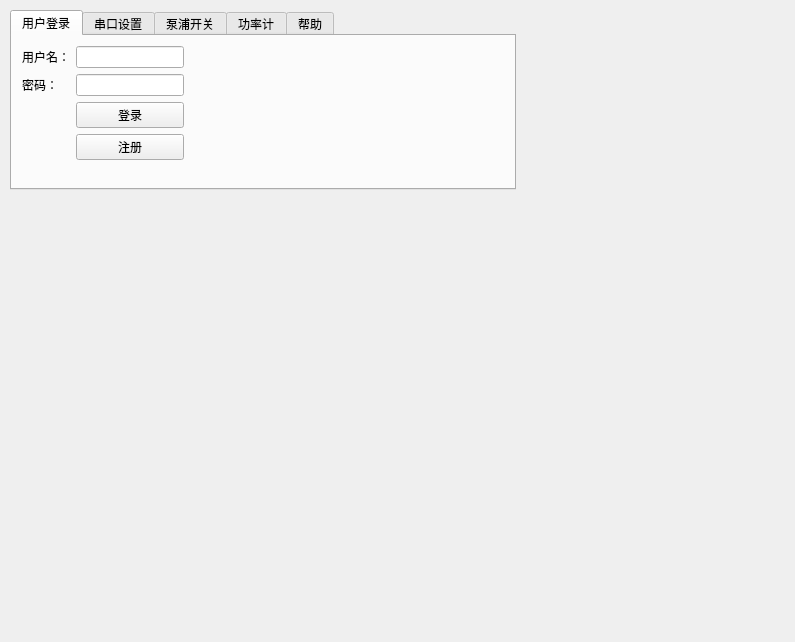
<?xml version="1.0" encoding="UTF-8"?>
<ui version="4.0">
 <class>Form</class>
 <widget class="QWidget" name="Form">
  <property name="geometry">
   <rect>
    <x>0</x>
    <y>0</y>
    <width>795</width>
    <height>642</height>
   </rect>
  </property>
  <property name="windowTitle">
   <string>Form</string>
  </property>
  <widget class="QWidget" name="verticalLayoutWidget_2">
   <property name="geometry">
    <rect>
     <x>10</x>
     <y>10</y>
     <width>641</width>
     <height>561</height>
    </rect>
   </property>
   <layout class="QVBoxLayout" name="verticalLayout_2">
    <property name="sizeConstraint">
     <enum>QLayout::SetFixedSize</enum>
    </property>
    <item>
     <widget class="QTabWidget" name="tabBox">
      <property name="sizePolicy">
       <sizepolicy hsizetype="Expanding" vsizetype="Fixed">
        <horstretch>0</horstretch>
        <verstretch>0</verstretch>
       </sizepolicy>
      </property>
      <property name="minimumSize">
       <size>
        <width>0</width>
        <height>180</height>
       </size>
      </property>
      <property name="currentIndex">
       <number>0</number>
      </property>
      <widget class="QWidget" name="userTab">
       <attribute name="title">
        <string>用户登录</string>
       </attribute>
       <widget class="QWidget" name="layoutWidget">
        <property name="geometry">
         <rect>
          <x>10</x>
          <y>10</y>
          <width>189</width>
          <height>106</height>
         </rect>
        </property>
        <layout class="QGridLayout" name="gridLayout">
         <property name="sizeConstraint">
          <enum>QLayout::SetFixedSize</enum>
         </property>
         <item row="0" column="0">
          <widget class="QLabel" name="label">
           <property name="text">
            <string>用户名：</string>
           </property>
          </widget>
         </item>
         <item row="0" column="1">
          <widget class="QLineEdit" name="userName"/>
         </item>
         <item row="1" column="0">
          <widget class="QLabel" name="label_2">
           <property name="text">
            <string>密码：</string>
           </property>
          </widget>
         </item>
         <item row="1" column="1">
          <widget class="QLineEdit" name="passwordIput"/>
         </item>
         <item row="2" column="1">
          <widget class="QPushButton" name="login">
           <property name="text">
            <string>登录</string>
           </property>
          </widget>
         </item>
         <item row="3" column="1">
          <widget class="QPushButton" name="userRegister">
           <property name="text">
            <string>注册</string>
           </property>
          </widget>
         </item>
        </layout>
       </widget>
      </widget>
      <widget class="QWidget" name="portTab">
       <attribute name="title">
        <string>串口设置</string>
       </attribute>
       <widget class="QWidget" name="layoutWidget">
        <property name="geometry">
         <rect>
          <x>10</x>
          <y>10</y>
          <width>158</width>
          <height>77</height>
         </rect>
        </property>
        <layout class="QGridLayout" name="gridLayout_3">
         <property name="sizeConstraint">
          <enum>QLayout::SetFixedSize</enum>
         </property>
         <item row="0" column="0" colspan="2">
          <widget class="QPushButton" name="openPort">
           <property name="text">
            <string>打开串口</string>
           </property>
          </widget>
         </item>
         <item row="0" column="2">
          <widget class="QPushButton" name="closePort">
           <property name="text">
            <string>关闭串口</string>
           </property>
          </widget>
         </item>
         <item row="1" column="0">
          <widget class="QLabel" name="label_5">
           <property name="text">
            <string>波特率：</string>
           </property>
          </widget>
         </item>
         <item row="1" column="1" colspan="2">
          <widget class="QComboBox" name="baundrate"/>
         </item>
         <item row="2" column="0">
          <widget class="QLabel" name="label_6">
           <property name="text">
            <string>串口号：</string>
           </property>
          </widget>
         </item>
         <item row="2" column="1" colspan="2">
          <widget class="QComboBox" name="port"/>
         </item>
        </layout>
       </widget>
      </widget>
      <widget class="QWidget" name="pumpTab">
       <attribute name="title">
        <string>泵浦开关</string>
       </attribute>
       <widget class="QWidget" name="layoutWidget">
        <property name="geometry">
         <rect>
          <x>11</x>
          <y>10</y>
          <width>183</width>
          <height>54</height>
         </rect>
        </property>
        <layout class="QGridLayout" name="gridLayout_5">
         <property name="sizeConstraint">
          <enum>QLayout::SetFixedSize</enum>
         </property>
         <item row="0" column="0">
          <widget class="QPushButton" name="openPlatform">
           <property name="text">
            <string>打开平台</string>
           </property>
          </widget>
         </item>
         <item row="0" column="1">
          <widget class="QLabel" name="label_7">
           <property name="text">
            <string>电流：</string>
           </property>
          </widget>
         </item>
         <item row="0" column="2">
          <widget class="QSpinBox" name="currentSpin">
           <property name="suffix">
            <string>mA</string>
           </property>
           <property name="maximum">
            <number>500</number>
           </property>
           <property name="singleStep">
            <number>50</number>
           </property>
          </widget>
         </item>
         <item row="1" column="0">
          <widget class="QPushButton" name="closePlatform">
           <property name="text">
            <string>关闭平台</string>
           </property>
          </widget>
         </item>
         <item row="1" column="1" colspan="2">
          <widget class="QPushButton" name="setCurrent">
           <property name="text">
            <string>设置</string>
           </property>
          </widget>
         </item>
        </layout>
       </widget>
      </widget>
      <widget class="QWidget" name="logTab">
       <attribute name="title">
        <string>功率计</string>
       </attribute>
       <widget class="QWidget" name="layoutWidget_2">
        <property name="geometry">
         <rect>
          <x>10</x>
          <y>10</y>
          <width>218</width>
          <height>106</height>
         </rect>
        </property>
        <layout class="QGridLayout" name="historyGridLayout">
         <property name="sizeConstraint">
          <enum>QLayout::SetFixedSize</enum>
         </property>
         <item row="0" column="0">
          <widget class="QLabel" name="label_3">
           <property name="text">
            <string>记录时长：</string>
           </property>
          </widget>
         </item>
         <item row="0" column="1">
          <widget class="QDateTimeEdit" name="timeEdit"/>
         </item>
         <item row="1" column="1">
          <widget class="QSpinBox" name="stepEdit">
           <property name="alignment">
            <set>Qt::AlignRight|Qt::AlignTrailing|Qt::AlignVCenter</set>
           </property>
           <property name="suffix">
            <string>秒</string>
           </property>
           <property name="maximum">
            <number>10000</number>
           </property>
           <property name="value">
            <number>60</number>
           </property>
          </widget>
         </item>
         <item row="2" column="1">
          <widget class="QPushButton" name="logButton">
           <property name="text">
            <string>开始</string>
           </property>
          </widget>
         </item>
         <item row="1" column="0">
          <widget class="QLabel" name="label_8">
           <property name="text">
            <string>记录步长：</string>
           </property>
          </widget>
         </item>
         <item row="3" column="1">
          <widget class="QLCDNumber" name="ticker">
           <property name="enabled">
            <bool>false</bool>
           </property>
          </widget>
         </item>
        </layout>
       </widget>
       <widget class="QWidget" name="layoutWidget_3">
        <property name="geometry">
         <rect>
          <x>230</x>
          <y>10</y>
          <width>371</width>
          <height>223</height>
         </rect>
        </property>
        <layout class="QGridLayout" name="logGridLayout">
         <property name="sizeConstraint">
          <enum>QLayout::SetFixedSize</enum>
         </property>
         <item row="0" column="0">
          <widget class="QLabel" name="label_9">
           <property name="text">
            <string>历史记录：</string>
           </property>
          </widget>
         </item>
         <item row="0" column="1">
          <widget class="QPushButton" name="printButton">
           <property name="text">
            <string>打印</string>
           </property>
          </widget>
         </item>
         <item row="1" column="0" colspan="2">
          <widget class="QPlainTextEdit" name="historyEdit">
           <property name="sizePolicy">
            <sizepolicy hsizetype="Expanding" vsizetype="Fixed">
             <horstretch>0</horstretch>
             <verstretch>0</verstretch>
            </sizepolicy>
           </property>
           <property name="minimumSize">
            <size>
             <width>300</width>
             <height>0</height>
            </size>
           </property>
           <property name="horizontalScrollBarPolicy">
            <enum>Qt::ScrollBarAlwaysOff</enum>
           </property>
          </widget>
         </item>
        </layout>
       </widget>
      </widget>
      <widget class="QWidget" name="helpTab">
       <attribute name="title">
        <string>帮助</string>
       </attribute>
      </widget>
     </widget>
    </item>
    <item>
     <layout class="QHBoxLayout" name="mainLayout">
      <property name="rightMargin">
       <number>0</number>
      </property>
      <item>
       <layout class="QVBoxLayout" name="cmdLayout">
        <item>
         <widget class="QWidget" name="canvas2" native="true"/>
        </item>
       </layout>
      </item>
      <item>
       <widget class="QWidget" name="matplot" native="true">
        <property name="minimumSize">
         <size>
          <width>500</width>
          <height>100</height>
         </size>
        </property>
        <zorder>tabBox</zorder>
       </widget>
      </item>
     </layout>
    </item>
   </layout>
  </widget>
 </widget>
 <resources/>
 <connections/>
</ui>
